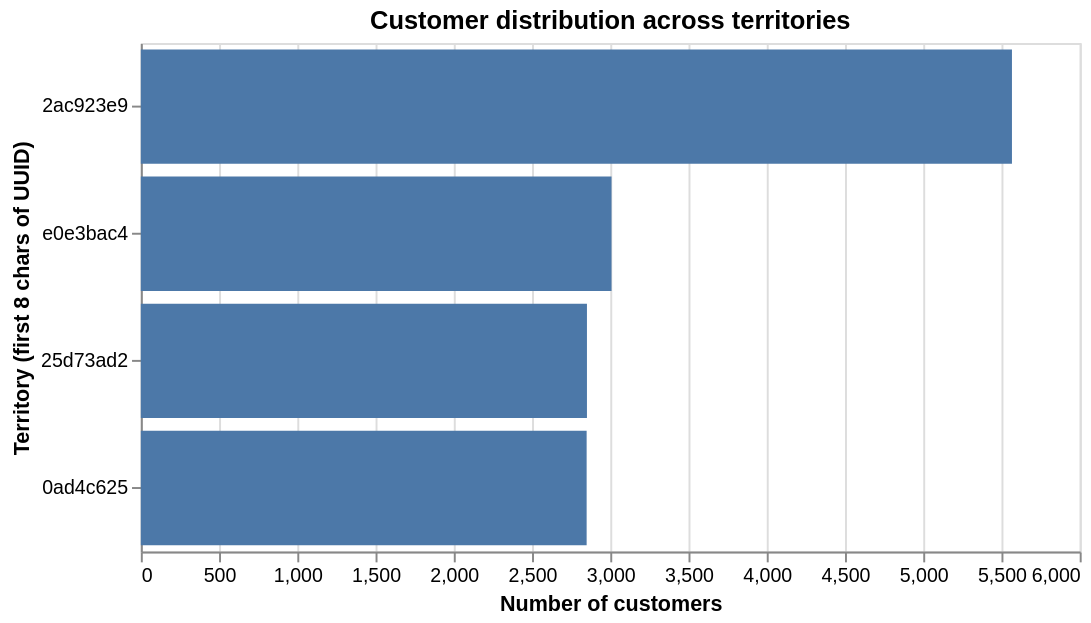

Source (notebook cell):
### Code cell
# Bar chart of customer counts per territory, sorted descending.
alt.Chart(ter_counts).mark_bar().encode(
    x=alt.X('n_customers:Q', title='Number of customers'),
    y=alt.Y('short_id:N', sort='-x', title='Territory (first 8 chars of UUID)'),
    tooltip=['territory_id', 'n_customers',
             alt.Tooltip('pct_share:Q', format='.2%')]
).properties(width=480, height=260,
             title='Customer distribution across territories')

### Figure 1 — Vega-Lite specification as saved in the notebook (floating-point values rounded to 4 significant figures)
{"config": {"view": {"continuousWidth": 300, "continuousHeight": 300}}, "data": {"name": "data-4c2d53a369bccdf9e1b95e648c1182cd"}, "mark": {"type": "bar"}, "encoding": {"tooltip": [{"field": "territory_id", "type": "nominal"}, {"field": "n_customers", "type": "quantitative"}, {"field": "pct_share", "format": ".2%", "type": "quantitative"}], "x": {"field": "n_customers", "title": "Number of customers", "type": "quantitative"}, "y": {"field": "short_id", "sort": "-x", "title": "Territory (first 8 chars of UUID)", "type": "nominal"}}, "height": 260, "title": "Customer distribution across territories", "width": 480, "$schema": "https://vega.github.io/schema/vega-lite/v5.20.1.json", "datasets": {"data-4c2d53a369bccdf9e1b95e648c1182cd": [{"territory_id": "2ac923e9-3043-4f5e-bae0-ad28089bf187", "n_customers": 5567, "short_id": "2ac923e9", "pct_share": 0.39}, {"territory_id": "e0e3bac4-790e-4617-84b3-be0c2bdb7070", "n_customers": 3008, "short_id": "e0e3bac4", "pct_share": 0.2107}, {"territory_id": "25d73ad2-9e13-410b-8b0d-5f26e2b9e4f2", "n_customers": 2851, "short_id": "25d73ad2", "pct_share": 0.1997}, {"territory_id": "0ad4c625-bb65-4376-8a41-0a65719b0db8", "n_customers": 2849, "short_id": "0ad4c625", "pct_share": 0.1996}]}}
